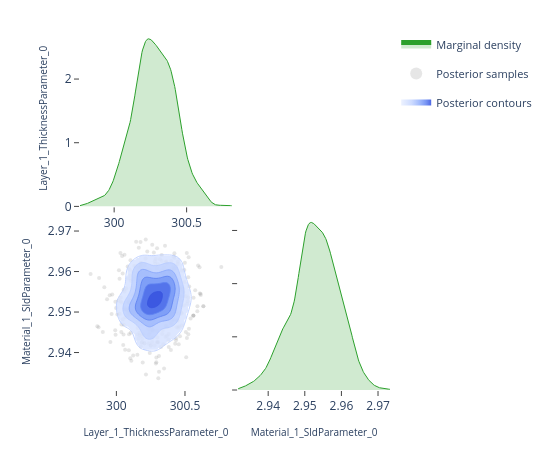

Source (notebook cell):
### Code cell
# ---- Pairwise focus: thickness vs SLD ---------------------------------------
# A 2-parameter corner plot zooms in on the joint posterior for a specific
# pair.  This is the same view the EasyReflectometryApp's "2D Heatmap"
# sub-tab uses to inspect parameter degeneracies.


params_of_interest = ['Layer_1_ThicknessParameter_0', 'Material_1_SldParameter_0']
idx = [posterior.param_names.index(p) for p in params_of_interest]
subset_draws = np.asarray(posterior.draws)[:, idx]

fig = plot_corner(subset_draws, params_of_interest)
fig.show()

### Figure 1 — Plotly figure (JSON) as saved in the notebook; plotly's stock layout.template omitted (floating-point values rounded to 4 significant figures; data arrays with more than 128 entries replaced by an {"elided": "..."} marker saying what was removed)
{"data": [{"fill": "tozeroy", "fillcolor": "rgba(44, 160, 44, 0.22)", "hoverinfo": "skip", "legendgroup": "marginal", "line": {"color": "rgb(44, 160, 44)", "width": 1}, "mode": "lines", "name": "Marginal density", "showlegend": true, "type": "scatter", "x": {"elided": "256 float values"}, "xaxis": "x", "y": {"elided": "256 float values"}, "yaxis": "y"}, {"hoverinfo": "skip", "legendgroup": "scatter", "marker": {"color": "rgba(140, 140, 140, 0.22)", "size": 4}, "mode": "markers", "name": "Posterior samples", "showlegend": true, "type": "scatter", "x": {"elided": "520 float values"}, "xaxis": "x3", "y": {"elided": "520 float values"}, "yaxis": "y3", "zorder": 0}, {"colorscale": [[0.0, "rgba(224, 233, 255, 0.62)"], [0.35, "rgba(183, 203, 255, 0.70)"], [0.6, "rgba(138, 169, 252, 0.78)"], [0.82, "rgba(96, 131, 242, 0.84)"], [1.0, "rgba(58, 86, 224, 0.90)"]], "connectgaps": false, "contours": {"coloring": "fill", "end": 156.9, "showlabels": false, "showlines": false, "size": 24.77, "start": 33.02}, "hoverinfo": "skip", "legendgroup": "contour", "name": "Posterior contours", "showlegend": true, "showscale": false, "type": "contour", "x": [299.8, 299.8, 299.8, 299.8, 299.8, 299.8, 299.8, 299.9, 299.9, 299.9, 299.9, 299.9, 299.9, 299.9, 300.0, 300.0, 300.0, 300.0, 300.0, 300.0, 300.0, 300.0, 300.1, 300.1, 300.1, 300.1, 300.1, 300.1, 300.1, 300.1, 300.2, 300.2, 300.2, 300.2, 300.2, 300.2, 300.2, 300.3, 300.3, 300.3, 300.3, 300.3, 300.3, 300.3, 300.3, 300.4, 300.4, 300.4, 300.4, 300.4, 300.4, 300.4, 300.5, 300.5, 300.5, 300.5, 300.5, 300.5, 300.5, 300.5, 300.6, 300.6, 300.6, 300.6, 300.6, 300.6, 300.6, 300.7, 300.7, 300.7, 300.7, 300.7, 300.7, 300.7, 300.7, 300.8, 300.8, 300.8, 300.8, 300.8], "xaxis": "x3", "y": [2.932, 2.932, 2.933, 2.933, 2.934, 2.934, 2.935, 2.935, 2.936, 2.937, 2.937, 2.938, 2.938, 2.939, 2.939, 2.94, 2.94, 2.941, 2.941, 2.942, 2.942, 2.943, 2.943, 2.944, 2.944, 2.945, 2.945, 2.946, 2.946, 2.947, 2.948, 2.948, 2.949, 2.949, 2.95, 2.95, 2.951, 2.951, 2.952, 2.952, 2.953, 2.953, 2.954, 2.954, 2.955, 2.955, 2.956, 2.956, 2.957, 2.958, 2.958, 2.959, 2.959, 2.96, 2.96, 2.961, 2.961, 2.962, 2.962, 2.963, 2.963, 2.964, 2.964, 2.965, 2.965, 2.966, 2.966, 2.967, 2.967, 2.968, 2.969, 2.969, 2.97, 2.97, 2.971, 2.971, 2.972, 2.972, 2.973, 2.973], "yaxis": "y3", "z": {"elided": "80x80 float values"}, "zmax": 156.9, "zmin": 33.02, "zorder": 1}, {"colorscale": [[0.0, "rgba(183, 203, 255, 0.94)"], [0.35, "rgba(183, 203, 255, 0.94)"], [0.35, "rgba(138, 169, 252, 0.95)"], [0.6, "rgba(138, 169, 252, 0.95)"], [0.6, "rgba(96, 131, 242, 0.96)"], [0.82, "rgba(96, 131, 242, 0.96)"], [0.82, "rgba(58, 86, 224, 0.98)"], [1.0, "rgba(58, 86, 224, 0.98)"]], "contours": {"coloring": "lines", "end": 156.9, "showlabels": false, "size": 24.77, "start": 33.02}, "hoverinfo": "skip", "legendgroup": "contour", "line": {"width": 0.9}, "showlegend": false, "showscale": false, "type": "contour", "x": [299.8, 299.8, 299.8, 299.8, 299.8, 299.8, 299.8, 299.9, 299.9, 299.9, 299.9, 299.9, 299.9, 299.9, 300.0, 300.0, 300.0, 300.0, 300.0, 300.0, 300.0, 300.0, 300.1, 300.1, 300.1, 300.1, 300.1, 300.1, 300.1, 300.1, 300.2, 300.2, 300.2, 300.2, 300.2, 300.2, 300.2, 300.3, 300.3, 300.3, 300.3, 300.3, 300.3, 300.3, 300.3, 300.4, 300.4, 300.4, 300.4, 300.4, 300.4, 300.4, 300.5, 300.5, 300.5, 300.5, 300.5, 300.5, 300.5, 300.5, 300.6, 300.6, 300.6, 300.6, 300.6, 300.6, 300.6, 300.7, 300.7, 300.7, 300.7, 300.7, 300.7, 300.7, 300.7, 300.8, 300.8, 300.8, 300.8, 300.8], "xaxis": "x3", "y": [2.932, 2.932, 2.933, 2.933, 2.934, 2.934, 2.935, 2.935, 2.936, 2.937, 2.937, 2.938, 2.938, 2.939, 2.939, 2.94, 2.94, 2.941, 2.941, 2.942, 2.942, 2.943, 2.943, 2.944, 2.944, 2.945, 2.945, 2.946, 2.946, 2.947, 2.948, 2.948, 2.949, 2.949, 2.95, 2.95, 2.951, 2.951, 2.952, 2.952, 2.953, 2.953, 2.954, 2.954, 2.955, 2.955, 2.956, 2.956, 2.957, 2.958, 2.958, 2.959, 2.959, 2.96, 2.96, 2.961, 2.961, 2.962, 2.962, 2.963, 2.963, 2.964, 2.964, 2.965, 2.965, 2.966, 2.966, 2.967, 2.967, 2.968, 2.969, 2.969, 2.97, 2.97, 2.971, 2.971, 2.972, 2.972, 2.973, 2.973], "yaxis": "y3", "z": {"elided": "80x80 float values"}, "zmax": 156.9, "zmin": 33.02, "zorder": 2}, {"fill": "tozeroy", "fillcolor": "rgba(44, 160, 44, 0.22)", "hoverinfo": "skip", "legendgroup": "marginal", "line": {"color": "rgb(44, 160, 44)", "width": 1}, "mode": "lines", "name": "Marginal density", "showlegend": false, "type": "scatter", "x": {"elided": "256 float values"}, "xaxis": "x4", "y": {"elided": "256 float values"}, "yaxis": "y4"}], "layout": {"height": 450, "legend": {"font": {"size": 11}, "itemsizing": "constant", "orientation": "v", "x": 1.02, "xanchor": "left", "y": 1.0, "yanchor": "top"}, "margin": {"b": 60, "l": 80, "r": 160, "t": 30}, "plot_bgcolor": "white", "showlegend": true, "width": 550, "xaxis": {"anchor": "y", "domain": [0.0, 0.49], "showgrid": false, "ticks": "outside", "zeroline": false}, "xaxis2": {"anchor": "y2", "domain": [0.51, 1.0], "showgrid": false, "ticks": "outside", "visible": false, "zeroline": false}, "xaxis3": {"anchor": "y3", "domain": [0.0, 0.49], "showgrid": false, "ticks": "outside", "title": {"font": {"size": 10}, "text": "Layer_1_ThicknessParameter_0"}, "zeroline": false}, "xaxis4": {"anchor": "y4", "domain": [0.51, 1.0], "showgrid": false, "ticks": "outside", "title": {"font": {"size": 10}, "text": "Material_1_SldParameter_0"}, "zeroline": false}, "yaxis": {"anchor": "x", "domain": [0.51, 1.0], "showgrid": false, "ticks": "outside", "title": {"font": {"size": 10}, "text": "Layer_1_ThicknessParameter_0"}, "zeroline": false}, "yaxis2": {"anchor": "x2", "domain": [0.51, 1.0], "showgrid": false, "ticks": "outside", "visible": false, "zeroline": false}, "yaxis3": {"anchor": "x3", "domain": [0.0, 0.49], "showgrid": false, "ticks": "outside", "title": {"font": {"size": 10}, "text": "Material_1_SldParameter_0"}, "zeroline": false}, "yaxis4": {"anchor": "x4", "domain": [0.0, 0.49], "showgrid": false, "showticklabels": false, "ticks": "outside", "zeroline": false}}}
